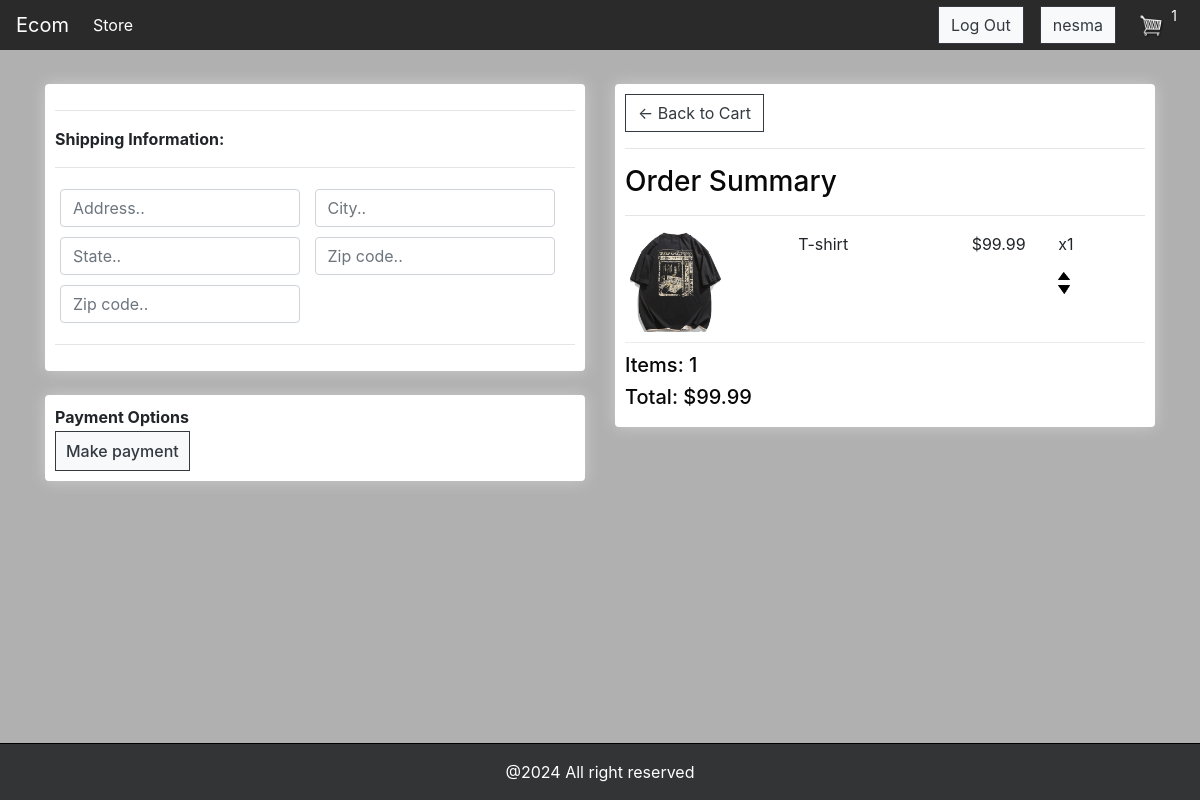
/checkout/ (signed in), run on an earlier commit of the app's database.
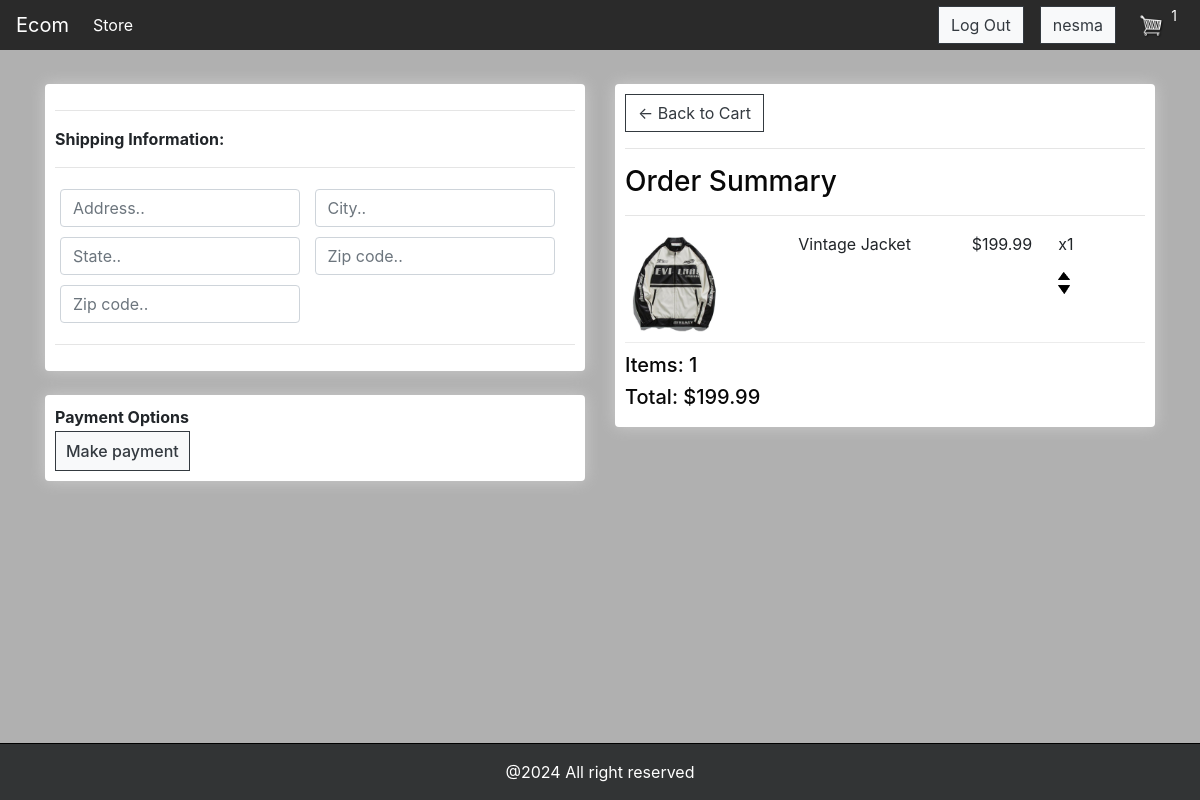
And on a later commit of the database.
### myapp/models.py (models this page shows, shortened)
class OrderItem(models.Model):
	product = models.ForeignKey(Product, on_delete=models.SET_NULL,blank=True, null=True)
	order = models.ForeignKey(Order, on_delete=models.SET_NULL,blank=True, null=True)
	quantity = models.IntegerField(default=0, null=True, blank=True)
	date_added = models.DateTimeField(auto_now_add=True)
	@property
	def get_total(self):
		if self.product is None:
			return 0
		total = self.product.price * self.quantity
		return total

class Product(models.Model):
	name = models.CharField(max_length=200)
	price = models.DecimalField(max_digits=7,decimal_places=2)
	digital = models.BooleanField(default=False,null=True, blank=False)
	image = models.ImageField(null=True,blank=True)
	@property
	def imageURL(self):
		try:
			url=self.image.url
		except:
			url=""
		return url

class Order(models.Model):
	customer = models.ForeignKey(Customer, on_delete=models.SET_NULL, null=True, blank=True)
	date_ordered = models.DateTimeField(auto_now_add=True)
	complete = models.BooleanField(default=False)
	transaction_id = models.CharField(max_length=100, null=True)
	@property
	def get_cart_total(self):
		orderitems = self.orderitem_set.all()
		total = sum([item.get_total for item in orderitems])
		return total
	@property
	def get_cart_items(self):
		orderitems = self.orderitem_set.all()
		total=sum([item.quantity for item in orderitems])
		return total

### myapp/views.py (the view)
# urls.py: path('checkout/', views.checkout, name='checkout'),
@csrf_exempt
def checkout(request):
    if isinstance(request.user, AnonymousUser):
        return redirect('login')
    customer = request.user.customer
    order, created = Order.objects.get_or_create(customer=customer, complete=False)
    items = order.orderitem_set.all()
    cartItems = order.get_cart_items
    context = {'items': items, 'order': order, 'cartItems': cartItems}
    return render(request, 'checkout.html', context)

### templates/checkout.html (shortened to what this page needs)
{% extends 'main.html' %} {% load static %}
{% block content %}
<div class="row">
  <div class="col-lg-6">
    <div class="box-element" id="form-wrapper">
      <form id="form">
        <div id="shipping-info">
          <hr />
          <p><strong>Shipping Information:</strong></p>
          <hr />
          <div class="form-field">
            <input
              class="form-control"
              type="text"
              name="address"
              placeholder="Address.."
            />
          </div>
          <div class="form-field">
            <input
              class="form-control"
              type="text"
              name="city"
              placeholder="City.."
            />
          </div>
          <div class="form-field">
            <input
              class="form-control"
              type="text"
              name="state"
              placeholder="State.."
            />
          </div>
          <div class="form-field">
            <input
              class="form-control"
              type="text"
              name="zipcode"
              placeholder="Zip code.."
            />
          </div>
          <div class="form-field">
            <input
              class="form-control"
              type="text"
              name="country"
              placeholder="Zip code.."
            />
          </div>
        </div>
        <hr />
      </form>
    </div>
    <br />
    <div class="box-element" id="payment-info">
      <strong>Payment Options</strong>
      <button id="make-payment" style="display: block" class='btn btn-lg btn-outline-dark btn-light'>Make payment</button>
    </div>
  </div>
  <div class="col-lg-6">
    <div class="box-element">
      <a class="btn btn-outline-dark" href="{% url 'cart' %}"
        >&#x2190; Back to Cart</a
      >
      <hr />
      <h3>Order Summary</h3>
      <hr />
      {% for item in items %}
      <div class="cart-row">
        <div style="flex: 2">
          <img class="row-image" src="{{item.product.imageURL}}" />
        </div>
        <div style="flex: 2"><p>{{item.product.name}}</p></div>
        <div style="flex: 1"><p>${{item.product.price|floatformat:2}}</p></div>
        <div style="flex: 1">
          <p>x{{item.quantity}}</p>
          <img
            data-product="{{item.product.id}}"
            data-action="add"
            class="chg-quantity update-cart"
            src="{% static  'images/arrow-up.png' %}"
          />
          <img
            data-product="{{item.product.id}}"
            data-action="remove"
            class="chg-quantity update-cart"
            src="{% static  'images/arrow-down.png' %}"
          />
        </div>
      </div>
      {% endfor %}
      <h5>Items: {{order.get_cart_items}}</h5>
      <h5>Total: ${{order.get_cart_total|floatformat:2}}</h5>
    </div>
  </div>
</div>
{% endblock content %}

What changed in the data, as far as the page shows it:
removed OrderItem: product.imageURL (picture), product.name "T-shirt", product.price "99.99", quantity "1"
added OrderItem: product.imageURL (picture), product.name "Vintage Jacket", product.price "199.99", quantity "1"
computed for Order: get_cart_total "99.99" → "199.99"
